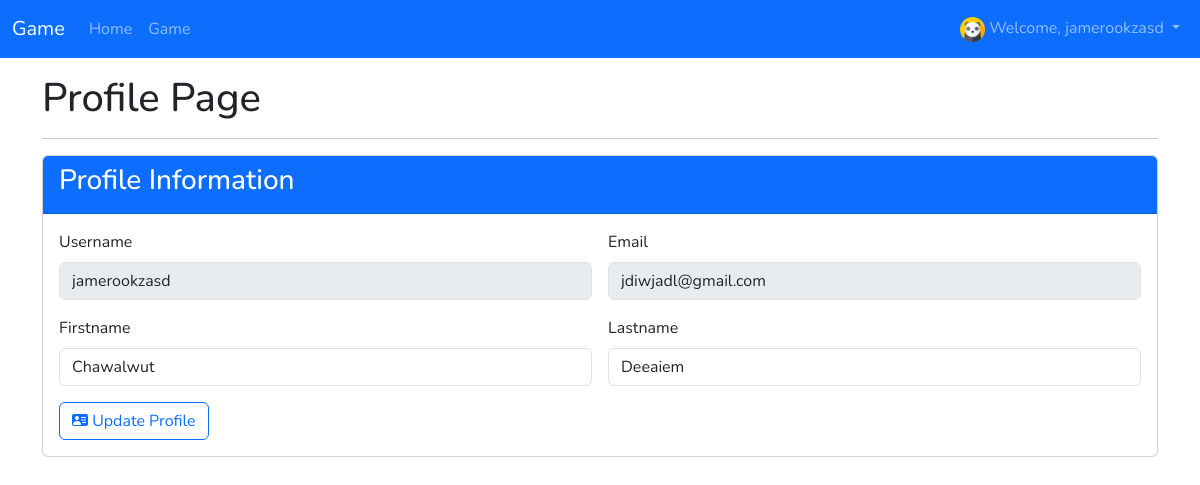
Page /game/profile (signed in) on the committed database.
### pokedex/models.py (models this page shows, shortened)
class User(db.Model, UserMixin):
  id: Mapped[int] = mapped_column(Integer, primary_key=True)
  username: Mapped[str] = mapped_column(String(25), unique=True, nullable=False)
  email: Mapped[str] = mapped_column(String(50), unique=True, nullable=False)
  password: Mapped[str] = mapped_column(String(100), nullable=False)
  firstname: Mapped[str] = mapped_column(String(25), nullable=True)
  lastname: Mapped[str] = mapped_column(String(25), nullable=True)
  avatar: Mapped[str] = mapped_column(String(25), default='avatar.png')
  created_at: Mapped[datetime] = mapped_column(DateTime, server_default=func.now())
  updated_at: Mapped[datetime] = mapped_column(DateTime, server_default=func.now(), onupdate=func.now())
  types: Mapped[List['PokemonType']] = relationship(back_populates='user')
  pokemons: Mapped[List['Pokemon']] = relationship(back_populates='user')

### pokedex/routes.py (the view, shortened to what this page needs)
@app.route('/game/profile', methods=['GET', 'POST'])
@login_required
def profile():
    return render_template('user/profile.html', title='Profile Page')

### pokedex/models.py (called while the page is built)
@login_manager.user_loader
def load_user(user_id):
  return db.session.get(User, int(user_id))

### pokedex/templates/user/profile.html (shortened to what this page needs)
{% extends 'layout.html' %}
{% block content %}
  <div class="container mt-3">
    <h1>{{title}}</h1>
    <hr>
    <div class="card">
      <div class="card-header text-bg-primary">
        <h3>Profile Information</h3>
      </div>
      <div class="card-body">
        <form class="row g-3" method="post">
          <div class="col-md-6">
            <label for="username" class="form-label">Username</label>
            <input disabled name="username" value="{{current_user.username}}" type="text" class="form-control" id="username">
          </div>
          <div class="col-md-6">
            <label for="email" class="form-label">Email</label>
            <input disabled name="email" value="{{current_user.email}}" type="email" class="form-control" id="email">
          </div>
          <div class="col-md-6">
            <label for="firstname" class="form-label">Firstname</label>
            <input name="firstname" value="{{current_user.firstname}}" type="text" class="form-control" id="firstname">
          </div>
          <div class="col-md-6">
            <label for="lastname" class="form-label">Lastname</label>
            <input name="lastname" value="{{current_user.lastname}}" type="text" class="form-control" id="lastname">
          </div>
          <div class="col-12">
            <button type="submit" class="btn btn-outline-primary">
              <i class="bi bi-person-vcard-fill"></i>
              Update Profile</button>
          </div>
        </form>
      </div>
    </div>
  </div>
{% endblock %}

### pokedex/templates/navbar.html (shortened to what this page needs)
<nav class="navbar navbar-expand-lg bg-primary" data-bs-theme="dark">
  <div class="container-fluid">
    <a class="navbar-brand" href="{{url_for('home')}}">Game</a>
    <div class="collapse navbar-collapse" id="navbarNav">
      <ul class="navbar-nav me-auto">
        <li class="nav-item">
          <a class="nav-link" aria-current="page" href="{{url_for('home')}}">Home</a>
        </li>
        {% if current_user.is_authenticated %}
        <li class="nav-item">
          <a class="nav-link" href="{{url_for('pokedex')}}">Game</a>
        </li>
        {% endif %}
      </ul>
      {% if current_user.is_authenticated %}
      <ul class="navbar-nav">
        <li class="nav-item dropdown">
          <a class="nav-link dropdown-toggle" role="button" data-bs-toggle="dropdown" aria-expanded="false">
            <img src="{{url_for('static', filename='img/' + current_user.avatar)}}" width="25" height="25">
            Welcome, {{current_user.username}}
          </a>
        </li>
      </ul>
      {% endif %}
    </div>
  </div>
</nav>

### pokedex/templates/layout.html (style rules this page uses)
* { font-family: "Nunito", "Mitr", serif; }

### rows in the picture
User: avatar (placeholder picture), username "jamerookzasd", email "jdiwjadl@gmail.com", firstname "Chawalwut", lastname "Deeaiem"

### other values in the picture
{{ title }} "Profile Page"
